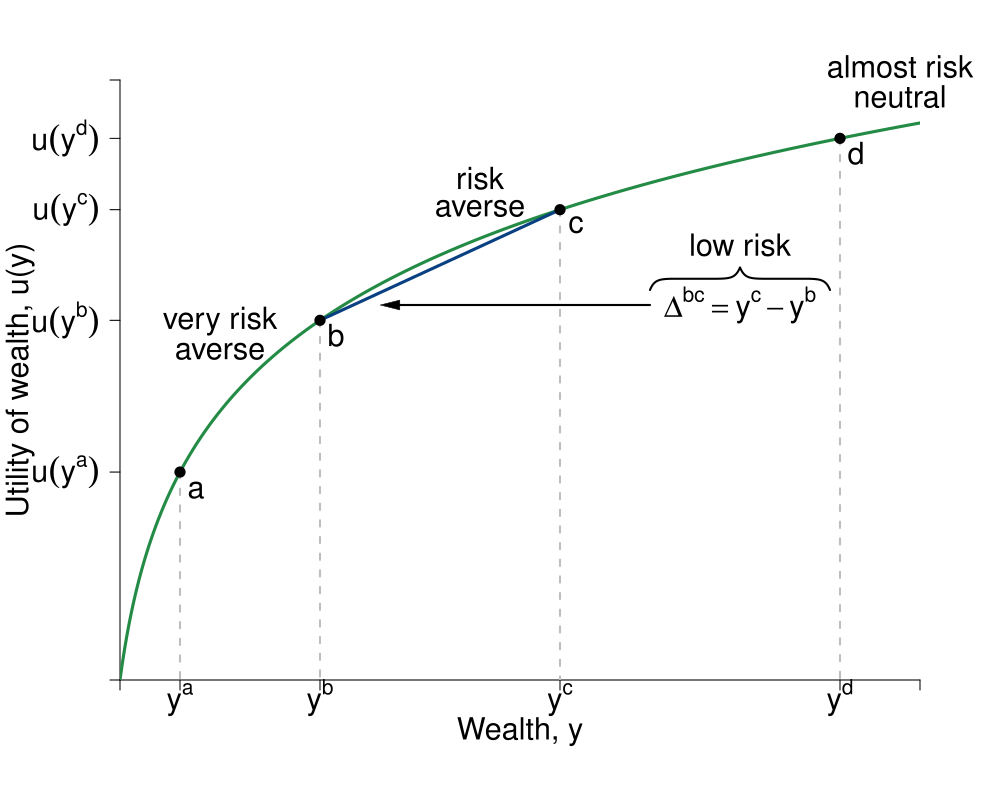

Here is the R script that generated this plot:
#Graph Designer: Simon Halliday & Madeleine Wettach '20
#Authors: Bowles, Foley and Halliday
#Title: Microeconomics: Competition, Conflict and Coordination

library(shape)
library(pBrackets)
pdf(file = "risk/step_by_step_graphs_4/risk_averse_labeled_step2.pdf", width = 10, height = 8)

#Set parameters for graphics
axislabelsize <- 1.8
labelsize <- 1.8
graphlinewidth <- 3
segmentlinewidth <- 2

COL <- c("#7fc97f", "#beaed4", "#fdc086", "#ffff99", "#386cb0", "#f0027f", "#bf5b17", "#666666")
COLA <- c("#e0f3db", "#99d8c9","#66c2a4","#41ae76", "#238b45", "#005824")
COLB <- c("#4eb3d3", "#2b8cbe", "#0868ac","#084081")

#Edited the margins to cater for the larger LHS labels
par(mar =  c(6, 6, 4, 4))

#Concave utility of wealth function

ConcaveU <- function(x){
  log(x+1)
}

#Add limits on axes and levels of utility for each indifference curve
ylims <- c(0, 4)
xlims <- c(0, 40)

npts <- 501 
x <- seq(xlims[1], xlims[2], length.out = npts)
y <- seq(ylims[1], ylims[2], length.out = npts) 

plot(0, 0, xlim = xlims, ylim = ylims, type = "n",
     xlab = expression(paste("")),
     ylab = expression(paste("")), 
     xaxt = "n", 
     yaxt = "n", 
     cex.lab = axislabelsize, 
     bty = "n", 
     xaxs="i", 
     yaxs="i"
)

#x and y limits with plain axes without ticks/numbers to match previous graph

ticksy <- c(0, ConcaveU(3), ConcaveU(10), ConcaveU(22), ConcaveU(36), ylims[2])
ylabels <- c(NA, expression(paste(u(y^{a}) )), expression(paste(u(y^b))), expression(paste(u(y^c))), expression(paste(u(y^d))), NA)
ticksx <- c(0, 3, 10, 22, 36, xlims[2])
xlabels <- c(NA, expression(paste(y^{a})), expression(paste(y^b)), expression(paste(y^c)), expression(paste(y^d)), NA)


axis(1, at = ticksx,  pos = 0, labels = xlabels, cex.axis = axislabelsize)
axis(2, at = ticksy,  pos = 0, labels = ylabels, las = 1, cex.axis = axislabelsize)

npts <- 500 
xx1 <- seq(xlims[1], xlims[2], length.out = npts)
xx2 <- seq(0, xlims[2], length.out = npts)
xx3 <- seq(xlims[1], 0, length.out = npts)
xx4 <- seq(-11, 0, length.out = npts)

#Axis labels and draw linear utility function
mtext(expression(paste("Wealth, y")), side = 1, line = 2.5, cex = axislabelsize)
text(-5, 0.5*ylims[2], expression(paste("Utility of wealth, u(y)")), xpd = TRUE, cex = axislabelsize, srt = 90) 

lines(xx1, ConcaveU(xx1), col = COLA[5], lwd = graphlinewidth)

#Add line from pt a to pt c
#segments(2, ConcaveU(2), 36, ConcaveU(36), lty = 1, col = COLB[4] , lwd = graphlinewidth)

#Points B to C
segments(10, ConcaveU(10), 22, ConcaveU(22), lty = 1, col = COLB[4], lwd = graphlinewidth)

#Point a to d
###segments(3, ConcaveU(3), 36, ConcaveU(36), lty = 1, col = COLB[4], lwd = graphlinewidth)

#Label 4 points on line
#Point a
text(3.8, ConcaveU(3)-.12, expression(paste(a)), cex = labelsize)
segments(3, ConcaveU(3), 3, 0, lty = 2, col = "grey", lwd = segmentlinewidth)
points(3, ConcaveU(3), pch = 16, col = "black", cex = 1.5)

#Point c
text(22.8, ConcaveU(22)-.1, expression(paste(c)), cex = labelsize)
segments(22, ConcaveU(22), 22, 0, lty = 2, col = "grey", lwd = segmentlinewidth)
points(22, ConcaveU(22), pch = 16, col = "black", cex = 1.5)

#Point b
text(10.8, ConcaveU(10)-.1, expression(paste(b)), cex = labelsize)
segments(10, ConcaveU(10), 10, 0, lty = 2, col = "grey", lwd = segmentlinewidth)
points(10, ConcaveU(10), pch = 16, col = "black", cex = 1.5)

#Point d 
text(36.8, ConcaveU(36)-.1, expression(paste(d)), cex = labelsize)
segments(36, ConcaveU(36), 36, 0, lty = 2, col = "grey", lwd = segmentlinewidth)
points(36, ConcaveU(36), pch = 16, col = "black", cex = 1.5)

#Label y-sub,x-sub,etc. on axes

#SH: removed these because I could add them to x-axis; y-axis labels cannot be added as usual
#text(36, -.9, expression(paste(y + Delta*y[1])), xpd = TRUE, cex = labelsize)
#text(13, -.9, expression(paste(y[ce])),  xpd = TRUE,  cex = labelsize)
#text(2, -.9, expression(paste(y - Delta*y[2])),  xpd = TRUE,  cex = labelsize)
#text(23.18, -.9, expression(paste(y)),  xpd = TRUE,  cex = labelsize)

#Very risk averse
text(5, ConcaveU(5)+0.6, expression(paste("very risk")),  xpd = TRUE,  cex = labelsize)
text(5, ConcaveU(5)+0.4, expression(paste("averse")),  xpd = TRUE,  cex = labelsize)
#Risk averse
text(18, ConcaveU(18)+0.4, expression(paste("risk")),  xpd = TRUE,  cex = labelsize)
text(18, ConcaveU(18)+0.2, expression(paste("averse")),  xpd = TRUE,  cex = labelsize)
#Risk neutral
text(39, ConcaveU(39)+0.4, expression(paste("almost risk")),  xpd = TRUE,  cex = labelsize)
text(39, ConcaveU(39)+0.2, expression(paste("neutral")),  xpd = TRUE,  cex = labelsize)

Arrows(26.5, 2.5, 13.5, 2.5, col = "black", lty = 1, lwd = 2, code = 2, arr.type = "triangle", arr.lwd = 0.5)
text(31, 2.5, expression(paste(Delta^{bc} == y^c - y^b)),  xpd = TRUE,  cex = labelsize)
        brackets(x1 = 26.5, y1 = 2.6, x2 = 35.5, y2 = 2.6,  
        ticks = 0.5, curvature = 0.5, type = 1, h = 0.15,  
col = "black", lwd = 2, lty = 1, xpd = TRUE)
text(31, 2.9, expression(paste("low risk")),  xpd = TRUE,  cex = labelsize)


###Arrows(26.5, 2, 13.5, 2, col = "black", lty = 1, lwd = 2, code = 2, arr.type = "triangle", arr.lwd = 0.5)
###text(31, 2, expression(paste(Delta^{da} == y^d - y^a)),  xpd = TRUE,  cex = labelsize)
###brackets(x1 = 35.5, y1 = 1.9, x2 = 26.5, y2 = 1.9,  
#ticks = 0.5, curvature = 0.5, type = 1, h = 0.15,
#col = "black", lwd = 2, lty = 1, xpd = TRUE)
##text(31, 1.6, expression(paste("high risk")),  xpd = TRUE,  cex = labelsize)

dev.off()
